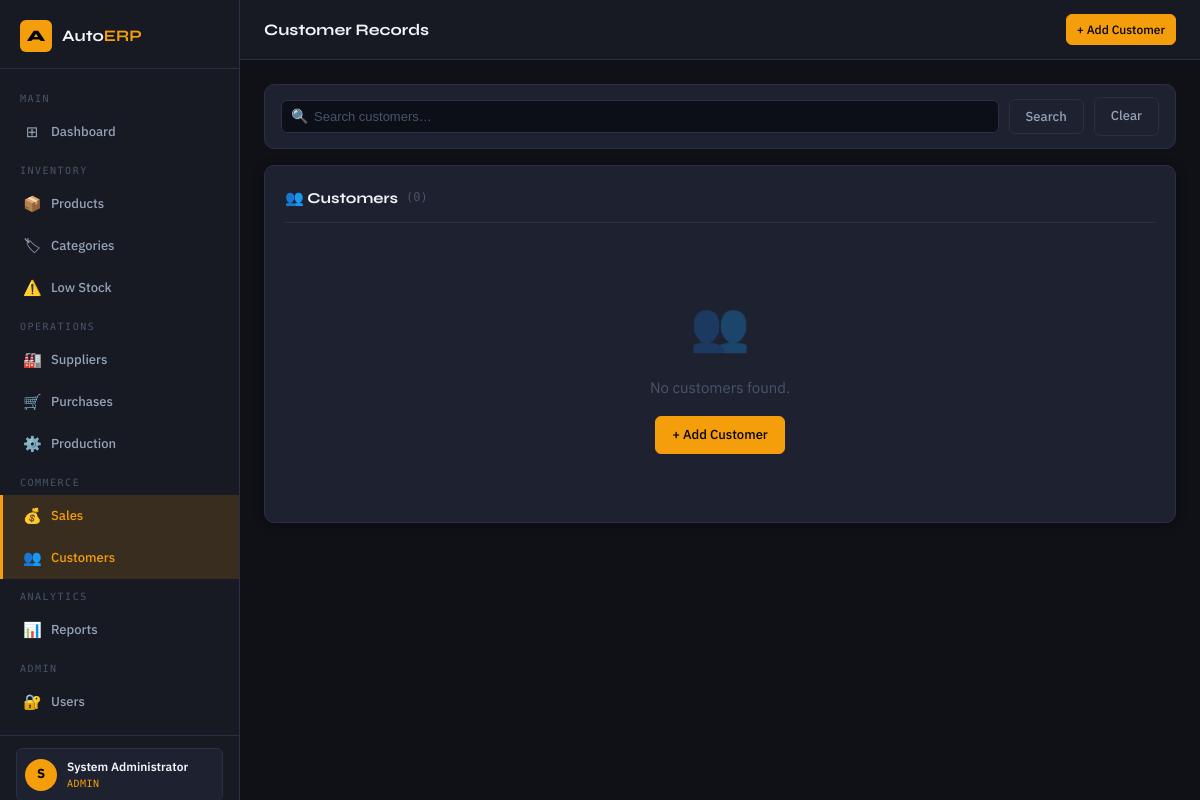
The app's page /sales/customers (signed in) with its own data.
### tables this page shows
CREATE TABLE users (
    id          INTEGER PRIMARY KEY AUTOINCREMENT,
    username    TEXT UNIQUE NOT NULL,
    email       TEXT UNIQUE NOT NULL,
    full_name   TEXT NOT NULL,
    password_hash TEXT NOT NULL,
    role        TEXT NOT NULL DEFAULT 'staff',
    is_active   INTEGER NOT NULL DEFAULT 1,
    last_login  TEXT,
    created_at  TEXT DEFAULT (datetime('now'))
);

### app/routes/sales.py (the view)
@sales_bp.route('/customers')
@login_required
def customers():
    page   = request.args.get('page', 1, type=int)
    search = request.args.get('search', '')
    db     = get_db()
    if search:
        rows = db.execute(
            'SELECT * FROM customers WHERE name LIKE ? OR email LIKE ? OR phone LIKE ? ORDER BY name',
            (f'%{search}%',)*3).fetchall()
    else:
        rows = db.execute('SELECT * FROM customers ORDER BY name').fetchall()
    db.close()
    custs = _paginate([dict(r) for r in rows], page)
    return render_template('sales/customers.html', customers=custs, search=search)

### app/auth_helpers.py (called while the page is built)
def login_required(f):
    @wraps(f)
    def decorated(*args, **kwargs):
        if 'user_id' not in session:
            flash('Please log in to access this page.', 'warning')
            return redirect(url_for('auth.login'))
        return f(*args, **kwargs)
    return decorated

def get_current_user():
    uid = session.get('user_id')
    if not uid:
        return None
    db = get_db()
    user = db.execute('SELECT * FROM users WHERE id=?', (uid,)).fetchone()
    db.close()
    return dict(user) if user else None

### app/database.py (called while the page is built)
def get_db():
    conn = sqlite3.connect(DB_PATH)
    conn.row_factory = sqlite3.Row
    conn.execute("PRAGMA foreign_keys = ON")
    return conn

### app/routes/sales.py (called while the page is built)
def _paginate(rows, page, per_page=PER_PAGE):
    total = len(rows)
    items = rows[(page-1)*per_page : page*per_page]
    pages = max(1, (total + per_page - 1) // per_page)
    return _Page(items, total, page, pages, per_page)

### app/templates/sales/customers.html (shortened to what this page needs)
{% extends "base.html" %}
{% block page_title %}Customer Records{% endblock %}
{% block topbar_actions %}
  <a href="{{ url_for('sales.add_customer') }}" class="btn btn-primary btn-sm">+ Add Customer</a>
{% endblock %}
{% block content %}
<form method="GET">
  <div class="filter-bar">
    <div class="search-input-wrap">
      <span class="search-icon">🔍</span>
      <input type="text" name="search" class="search-input" placeholder="Search customers…" value="{{ search }}">
    </div>
    <button type="submit" class="btn btn-secondary">Search</button>
    <a href="{{ url_for('sales.customers') }}" class="btn btn-secondary">Clear</a>
  </div>
</form>
<div class="card">
  <div class="card-header">
    <div class="card-title">👥 Customers
      <span style="font-family:var(--font-mono);font-size:12px;color:var(--text-muted);font-weight:400">({{ customers.total }})</span>
    </div>
  </div>
  {% if customers.items %}
  <div class="table-wrapper">
    <table>
      <thead>
        <tr><th>Name</th><th>Email</th><th>Phone</th><th>City</th><th>Member Since</th></tr>
      </thead>
      <tbody>
        {% for c in customers.items %}
        <tr>
          <td><span class="fw-bold">{{ c.name }}</span></td>
          <td style="color:var(--text-secondary)">{{ c.email or '—' }}</td>
          <td class="mono" style="font-size:12px">{{ c.phone or '—' }}</td>
          <td>{{ c.city or '—' }}</td>
          <td style="font-size:12px;color:var(--text-muted)">{{ c.created_at[:10] }}</td>
        </tr>
        {% endfor %}
      </tbody>
    </table>
  </div>
  {% if customers.pages > 1 %}
  <div class="pagination">
    {% if customers.has_prev %}
      <a href="{{ url_for('sales.customers', page=customers.prev_num, search=search) }}" class="page-link">‹</a>
    {% endif %}
    {% for pn in range(1, customers.pages+1) %}
      <a href="{{ url_for('sales.customers', page=pn, search=search) }}"
         class="page-link {{ 'active' if pn == customers.page }}">{{ pn }}</a>
    {% endfor %}
    {% if customers.has_next %}
      <a href="{{ url_for('sales.customers', page=customers.next_num, search=search) }}" class="page-link">›</a>
    {% endif %}
  </div>
  {% endif %}
  {% else %}
  <div class="empty-state">
    <div class="empty-state-icon">👥</div>
    <div class="empty-state-text">No customers found.</div>
    <a href="{{ url_for('sales.add_customer') }}" class="btn btn-primary">+ Add Customer</a>
  </div>
  {% endif %}
</div>
{% endblock %}

### app/templates/base.html (shortened to what this page needs)
<!DOCTYPE html>
<html lang="en">
<head>
  <link rel="stylesheet" href="{{ url_for('static', filename='css/main.css') }}">
</head>
<body>
<div class="layout">
  <aside class="sidebar">
    <div class="sidebar-brand">
      <div class="sidebar-logo">A</div>
      <div class="sidebar-brand-name">Auto<span>ERP</span></div>
    </div>
    <nav class="sidebar-nav">
      <div class="nav-section-label">Main</div>
      <a class="nav-item" href="{{ url_for('dashboard.index') }}">
        <span class="nav-icon">⊞</span> Dashboard
      </a>
      <div class="nav-section-label">Inventory</div>
      <a class="nav-item" href="{{ url_for('inventory.index') }}">
        <span class="nav-icon">📦</span> Products
      </a>
      <a class="nav-item" href="{{ url_for('inventory.categories') }}">
        <span class="nav-icon">🏷</span> Categories
      </a>
      <a class="nav-item" href="{{ url_for('inventory.low_stock') }}">
        <span class="nav-icon">⚠️</span> Low Stock
      </a>
      <div class="nav-section-label">Operations</div>
      <a class="nav-item" href="{{ url_for('suppliers.index') }}">
        <span class="nav-icon">🏭</span> Suppliers
      </a>
      <a class="nav-item" href="{{ url_for('purchases.index') }}">
        <span class="nav-icon">🛒</span> Purchases
      </a>
      <a class="nav-item" href="{{ url_for('production.index') }}">
        <span class="nav-icon">⚙️</span> Production
      </a>
      <div class="nav-section-label">Commerce</div>
      <a class="nav-item" href="{{ url_for('sales.index') }}">
        <span class="nav-icon">💰</span> Sales
      </a>
      <a class="nav-item" href="{{ url_for('sales.customers') }}">
        <span class="nav-icon">👥</span> Customers
      </a>
      <div class="nav-section-label">Analytics</div>
      <a class="nav-item" href="{{ url_for('reports.index') }}">
        <span class="nav-icon">📊</span> Reports
      </a>
      {% if current_user and current_user.role == 'admin' %}
      <div class="nav-section-label">Admin</div>
      <a class="nav-item" href="{{ url_for('auth.users') }}">
        <span class="nav-icon">🔐</span> Users
      </a>
      {% endif %}
    </nav>
    <div class="sidebar-footer">
      {% if current_user %}
      <div class="sidebar-user">
        <div class="sidebar-user-avatar">{{ current_user.full_name[0].upper() }}</div>
        <div class="sidebar-user-info">
          <div class="sidebar-user-name">{{ current_user.full_name }}</div>
          <div class="sidebar-user-role">{{ current_user.role }}</div>
        </div>
      </div>
      {% endif %}
    </div>
  </aside>
  <div class="main-content">
    <header class="topbar">
      <div class="topbar-title">{% block page_title %}{% endblock %}</div>
      <div class="topbar-actions">{% block topbar_actions %}{% endblock %}</div>
    </header>
    <main class="page-content">
      {% block content %}{% endblock %}
    </main>
  </div>
</div>
</body>
</html>

### records on screen
users: full_name "S", full_name "System Administrator", role "ADMIN"

### other values on screen
{{ customers.total }} "0"
